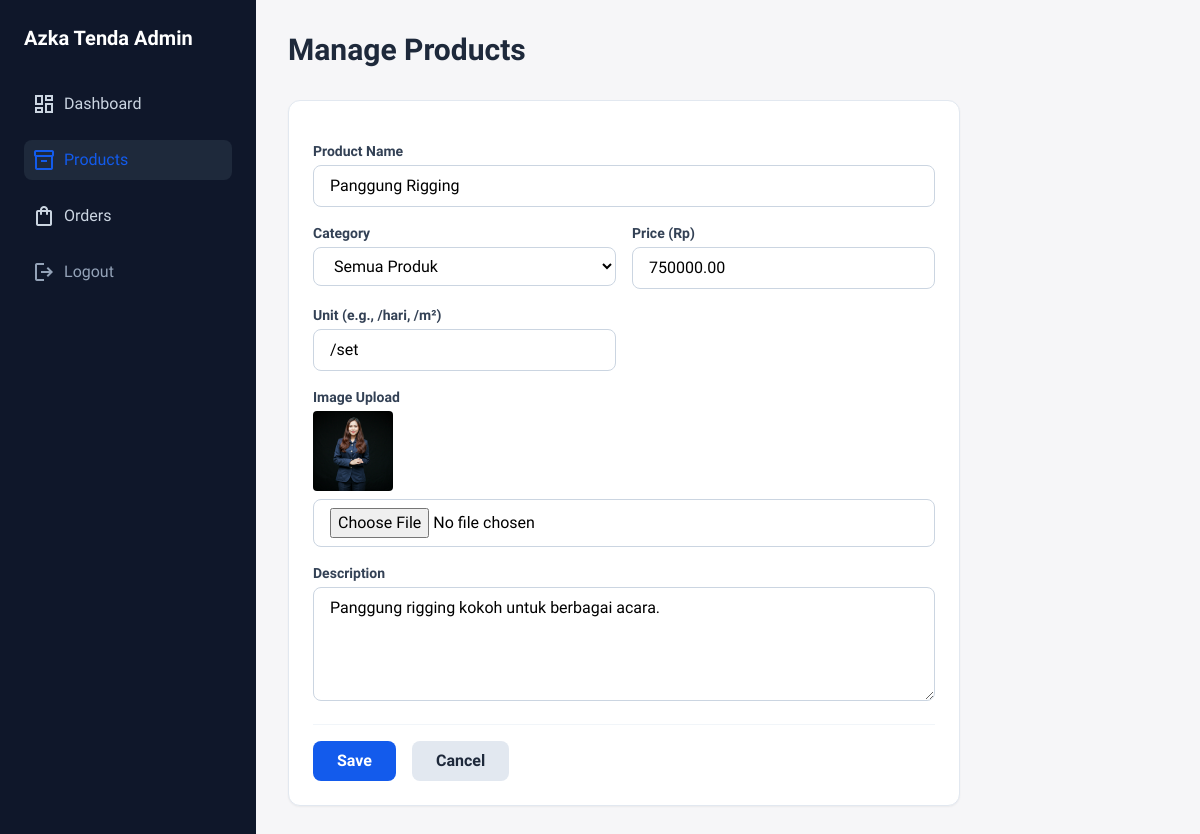
/admin/products.php?action=edit&id=3 (signed in), run on the app's committed database.
### tables this page shows
CREATE TABLE products (
    id INT AUTO_INCREMENT PRIMARY KEY,
    category_id INT,
    name VARCHAR(255) NOT NULL,
    price DECIMAL(10,2) NOT NULL,
    unit VARCHAR(50) NOT NULL,
    image VARCHAR(500),
    description TEXT,
    FOREIGN KEY (category_id) REFERENCES categories(id)
);

CREATE TABLE categories (
    id INT AUTO_INCREMENT PRIMARY KEY,
    name VARCHAR(100) NOT NULL
);

### admin/products.php (the view, shortened to what this page needs)
<?php
include '../includes/config.php';
$action = $_GET['action'] ?? '';
$id = $_GET['id'] ?? 0;
$categories = $conn->query("SELECT * FROM categories");
?>
<!DOCTYPE html>
<html lang="id">
<head>
    <script src="https://cdn.tailwindcss.com"></script>
</head>
<body class="bg-background-light flex min-h-screen">
    <aside class="w-64 bg-slate-900 text-white flex flex-col p-6 fixed h-full z-10">
        <h1 class="text-xl font-bold mb-8">Azka Tenda Admin</h1>
        <nav class="space-y-4 flex-1">
            <a href="index.php" class="flex gap-2 text-slate-300 hover:text-white p-2 hover:bg-slate-800 rounded-lg transition-colors"><span class="material-symbols-outlined">dashboard</span> Dashboard</a>
            <a href="products.php" class="flex gap-2 text-primary bg-slate-800 p-2 rounded-lg"><span class="material-symbols-outlined">inventory_2</span> Products</a>
            <a href="orders.php" class="flex gap-2 text-slate-300 hover:text-white p-2 hover:bg-slate-800 rounded-lg transition-colors"><span class="material-symbols-outlined">shopping_bag</span> Orders</a>
            <a href="logout.php" class="flex gap-2 text-slate-400 hover:text-red-400 p-2 mt-auto"><span class="material-symbols-outlined">logout</span> Logout</a>
        </nav>
    </aside>
    <main class="flex-1 p-8 ml-64 overflow-y-auto">
        <div class="flex justify-between items-center mb-8">
            <h2 class="text-3xl font-bold text-slate-800">Manage Products</h2>
        </div>
        <?php if ($action === 'add' || $action === 'edit'): ?>
            <?php
                $product = null;
                if ($action === 'edit' && $id > 0) {
                    $stmt = $conn->prepare("SELECT * FROM products WHERE id=?");
                    $stmt->bind_param("i", $id);
                    $stmt->execute();
                    $product = $stmt->get_result()->fetch_assoc();
                }
            ?>
            <div class="bg-white rounded-xl shadow-sm border border-slate-200 p-6 max-w-2xl">
                <form method="POST" action="products.php" enctype="multipart/form-data" class="space-y-4">
                    <div class="grid grid-cols-2 gap-4">
                        <div class="col-span-2">
                            <label class="block text-sm font-semibold text-slate-700 mb-1">Product Name</label>
                            <input type="text" name="name" required class="w-full border border-slate-300 rounded-lg px-4 py-2" value="<?= htmlspecialchars($product['name'] ?? '') ?>">
                        </div>
                        <div>
                            <label class="block text-sm font-semibold text-slate-700 mb-1">Category</label>
                            <select name="category_id" required class="w-full border border-slate-300 rounded-lg px-4 py-2 bg-white">
                                <?php $categories->data_seek(0); while($cat = $categories->fetch_assoc()): ?>
                                    <option value="<?= $cat['id'] ?>" <?= ($product && $product['category_id'] == $cat['id']) ? 'selected' : '' ?>><?= htmlspecialchars($cat['name']) ?></option>
                                <?php endwhile; ?>
                            </select>
                        </div>
                        <div>
                            <label class="block text-sm font-semibold text-slate-700 mb-1">Price (Rp)</label>
                            <input type="number" name="price" required class="w-full border border-slate-300 rounded-lg px-4 py-2" value="<?= htmlspecialchars($product['price'] ?? '') ?>">
                        </div>
                        <div>
                            <label class="block text-sm font-semibold text-slate-700 mb-1">Unit (e.g., /hari, /m²)</label>
                            <input type="text" name="unit" required class="w-full border border-slate-300 rounded-lg px-4 py-2" value="<?= htmlspecialchars($product['unit'] ?? '') ?>">
                        </div>
                        <div class="col-span-2">
                            <label class="block text-sm font-semibold text-slate-700 mb-1">Image Upload</label>
                            <?php if($product && $product['image']): ?>
                                <img src="../<?= htmlspecialchars($product['image']) ?>" alt="Current Image" class="h-20 w-20 object-cover rounded mb-2">
                            <?php endif; ?>
                            <input type="file" name="image" accept="image/*" <?= !$product ? 'required' : '' ?> class="w-full border border-slate-300 rounded-lg px-4 py-2 bg-white">
                        </div>
                        <div class="col-span-2">
                            <label class="block text-sm font-semibold text-slate-700 mb-1">Description</label>
                            <textarea name="description" rows="4" required class="w-full border border-slate-300 rounded-lg px-4 py-2"><?= htmlspecialchars($product['description'] ?? '') ?></textarea>
                        </div>
                    </div>
                    <div class="flex gap-4 pt-4 border-t border-slate-100">
                        <button type="submit" name="<?= $action ?>" class="bg-primary text-white font-bold py-2 px-6 rounded-lg hover:bg-blue-700">Save</button>
                        <a href="products.php" class="bg-slate-200 text-slate-800 font-bold py-2 px-6 rounded-lg hover:bg-slate-300">Cancel</a>
                    </div>
                </form>
            </div>
        <?php endif; ?>
    </main>
</body>
</html>

### admin/products.php (style rules this page uses)
body { font-family: 'Work Sans', sans-serif; }

### data on the page
products: name "Panggung Rigging", category_id "Semua Produk", price "750000.00", unit "/set", image (picture), description "Panggung rigging kokoh untuk berbagai acara."
